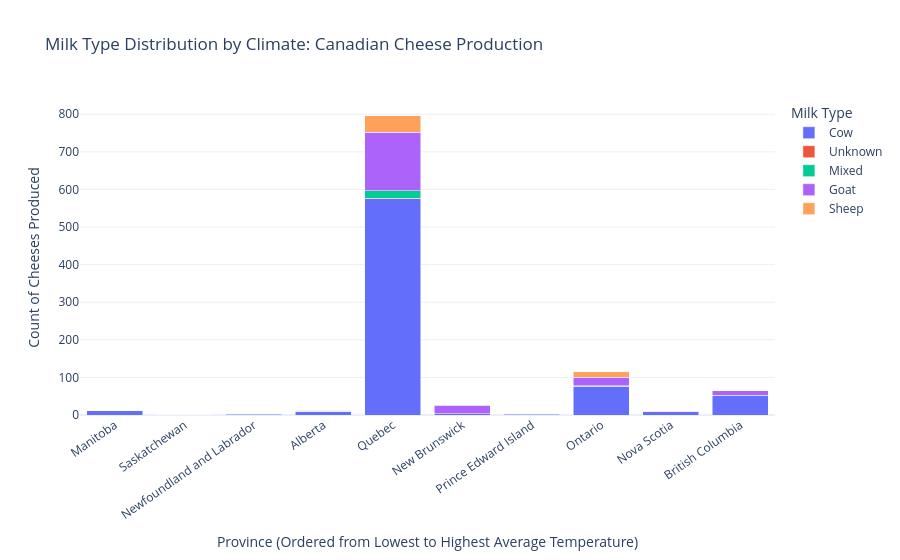

Write notebook code for a chart like this one.
### Markdown cell above
## Visualization 2 Introduction

The second chart shows the milk-type composition of each province, ordered from coldest to warmest average climate.

### Code cell
province_order = (
    weather_clean[weather_clean["ProvinceCode"].isin(analysis_df["ProvinceCode"].unique())]
    .sort_values("AverageAnnualTemperature")["Province"]
    .tolist()
)

viz2_df = (
    analysis_df.groupby(["Province", "MilkTypeGroup"], as_index=False)
    .size()
    .rename(columns={"size": "CheeseCount"})
)

viz2_df["Province"] = pd.Categorical(viz2_df["Province"], categories=province_order, ordered=True)
viz2_df = viz2_df.sort_values("Province")

fig2 = px.bar(
    viz2_df,
    x="Province",
    y="CheeseCount",
    color="MilkTypeGroup",
    barmode="stack",
    title="Milk Type Distribution by Climate: Canadian Cheese Production",
    labels={
        "Province": "Province (Ordered from Lowest to Highest Average Temperature)",
        "CheeseCount": "Count of Cheeses Produced",
        "MilkTypeGroup": "Milk Type",
    },
    template="plotly_white",
)

fig2.update_layout(xaxis_tickangle=-35)
fig2.show()

### Figure 1 — Plotly figure (JSON) as saved in the notebook; plotly's stock layout.template omitted (floating-point values rounded to 4 significant figures)
{"data": [{"hovertemplate": "Milk Type=Cow<br>Province (Ordered from Lowest to Highest Average Temperature)=%{x}<br>Count of Cheeses Produced=%{y}<extra></extra>", "legendgroup": "Cow", "marker": {"color": "#636efa", "pattern": {"shape": ""}}, "name": "Cow", "orientation": "v", "showlegend": true, "textposition": "auto", "type": "bar", "x": ["Manitoba", "Saskatchewan", "Newfoundland and Labrador", "Alberta", "Quebec", "New Brunswick", "Prince Edward Island", "Ontario", "Nova Scotia", "British Columbia"], "xaxis": "x", "y": [11, 1, 2, 9, 577, 4, 2, 77, 8, 52], "yaxis": "y"}, {"hovertemplate": "Milk Type=Unknown<br>Province (Ordered from Lowest to Highest Average Temperature)=%{x}<br>Count of Cheeses Produced=%{y}<extra></extra>", "legendgroup": "Unknown", "marker": {"color": "#EF553B", "pattern": {"shape": ""}}, "name": "Unknown", "orientation": "v", "showlegend": true, "textposition": "auto", "type": "bar", "x": ["Alberta"], "xaxis": "x", "y": [1], "yaxis": "y"}, {"hovertemplate": "Milk Type=Mixed<br>Province (Ordered from Lowest to Highest Average Temperature)=%{x}<br>Count of Cheeses Produced=%{y}<extra></extra>", "legendgroup": "Mixed", "marker": {"color": "#00cc96", "pattern": {"shape": ""}}, "name": "Mixed", "orientation": "v", "showlegend": true, "textposition": "auto", "type": "bar", "x": ["Alberta", "Quebec", "Ontario"], "xaxis": "x", "y": [2, 19, 1], "yaxis": "y"}, {"hovertemplate": "Milk Type=Goat<br>Province (Ordered from Lowest to Highest Average Temperature)=%{x}<br>Count of Cheeses Produced=%{y}<extra></extra>", "legendgroup": "Goat", "marker": {"color": "#ab63fa", "pattern": {"shape": ""}}, "name": "Goat", "orientation": "v", "showlegend": true, "textposition": "auto", "type": "bar", "x": ["Alberta", "Quebec", "New Brunswick", "Ontario", "British Columbia"], "xaxis": "x", "y": [1, 156, 22, 23, 12], "yaxis": "y"}, {"hovertemplate": "Milk Type=Sheep<br>Province (Ordered from Lowest to Highest Average Temperature)=%{x}<br>Count of Cheeses Produced=%{y}<extra></extra>", "legendgroup": "Sheep", "marker": {"color": "#FFA15A", "pattern": {"shape": ""}}, "name": "Sheep", "orientation": "v", "showlegend": true, "textposition": "auto", "type": "bar", "x": ["Quebec", "New Brunswick", "Ontario", "Nova Scotia", "British Columbia"], "xaxis": "x", "y": [44, 1, 14, 2, 1], "yaxis": "y"}], "layout": {"barmode": "stack", "legend": {"title": {"text": "Milk Type"}, "tracegroupgap": 0}, "title": {"text": "Milk Type Distribution by Climate: Canadian Cheese Production"}, "xaxis": {"anchor": "y", "domain": [0.0, 1.0], "tickangle": -35, "title": {"text": "Province (Ordered from Lowest to Highest Average Temperature)"}}, "yaxis": {"anchor": "x", "domain": [0.0, 1.0], "title": {"text": "Count of Cheeses Produced"}}}}
